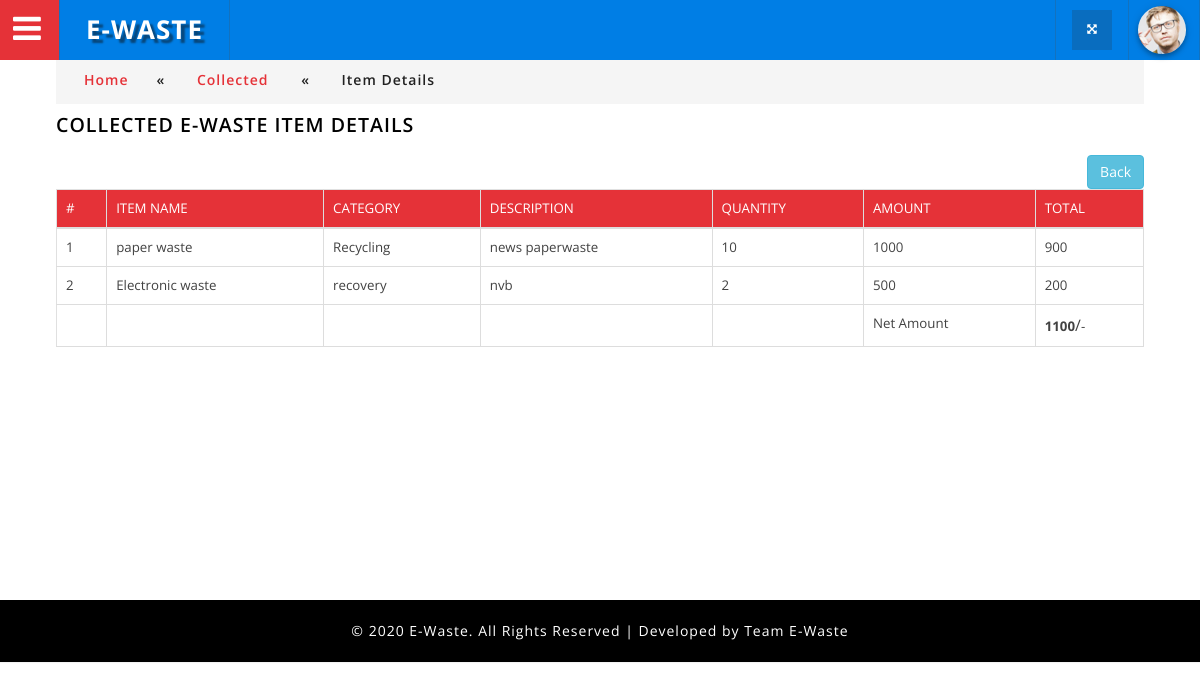
The app's page /Fieldofficer/Fieldofficer/viewitem.php?id=2&type=collected (signed in) with its own data.
### tables this page shows
CREATE TABLE IF NOT EXISTS `request_items` (
`req_item_id` int(11) NOT NULL,
  `req_id` int(11) NOT NULL,
  `item_title` varchar(70) NOT NULL,
  `e_cat_id` int(11) NOT NULL,
  `description` varchar(100) NOT NULL,
  `qty` int(11) NOT NULL,
  `amount` int(11) NOT NULL
);

CREATE TABLE IF NOT EXISTS `ewaste_category` (
`catid` int(11) NOT NULL,
  `catname` varchar(60) NOT NULL,
  `price` varchar(50) NOT NULL
);

### connectionclass.php (called while the page is built, shortened)
<?php
class Connectionclass
{
    public $db = null;
    public function open()
    {
        $dbname = "ewaste";
        $this->db = mysqli_connect("localhost", "root", "", $dbname)
            or die('Error connecting to MySQL server.');
    }
    public function GetTable($qry)
    {
        try {
            $result = mysqli_query($this->db, $qry);
            if ($result) {
                $data = array();
                while ($row = mysqli_fetch_assoc($result)) {
                    $data[] = $row;
                }
                return $data;
            } else {
                throw new Exception(mysqli_error($this->db));
            }
        } catch (Exception $e) {
            return $e->getMessage();
        } finally {
            mysqli_close($this->db);
        }
    }
}
?>

### Fieldofficer/Fieldofficer/viewitem.php (the view)
<?php
require_once('header.php');
$type=$_REQUEST['type'];
$req_id=$_REQUEST['id'];
$wer="select * from request_items i inner join ewaste_category c where i.req_id='$req_id' and i.e_cat_id=c.catid";
$res1=$obj->GetTable($wer);
?>
				<div class="inner_content">
						<div class="w3l_agileits_breadcrumbs">
							<div class="w3l_agileits_breadcrumbs_inner">
								<ul>
									<li><a href="index.php">Home</a><span>«</span></li>
									<li>
			<?php
              if($type=='expired')
              {
                $tu='Expired';
              ?>
              <a href="view_expired.php">Expired</a>
              <?php
          }
          elseif($type=='scheduled')
          {
            $tu='Scheduled';
             ?>
              <a href="view_scheduled.php">Scheduled</a>
              <?php
          }
          elseif($type=='collected')
          	{
              $tu='Collected';
             ?>
              <a href="view_collected.php">Collected</a>
              <?php
          }
          ?>
          <span>«</span></li>
									<li>Item Details</li>
								</ul>
							</div>
						</div>
					<div class="inner_content_w3_agile_info two_in" style="margin-top: 0em;">
					   <h3 class="w3_inner_tittle two"><?php echo $tu; ?>  E-Waste Item Details</h3>
						<div class="agile-tables">
											<table class="table table-bordered table-responsive">
              <thead>
                <tr>
                  <th>#</th>
                  <th>Item Name</th>
                  <th>Category</th>
                  <th>Description</th>
                  <th>Quantity</th>
                  <th>Amount</th>
                  <th>Total</th>
                </tr>
              </thead>
              <tbody>
<?php
$i=0;
$amtt=0;
foreach($res1 as $row)
{
  $i++;
  ?>              <tr>
                  <td><?php echo $i; ?></td>
                  <td><?php echo $row['item_title']?></td>
                  <td><?php echo $row['catname']?></td>
                  <td><?php echo $row['description']?></td>
                  <td><?php echo $row['qty']?></td>
                  <td><?php echo $row['price']?></td>
                  <td><?php echo $row['amount'];
                            $amtt=$amtt+$row['amount'];
                  ?></td>
                </tr>
    <?php } ?>
           <tr>
                  <td></td>
                  <td></td>
                  <td></td>
                  <td></td>
                  <td></td>
                  <td>Net Amount</td>
                  <td><b><?php echo $amtt; ?></b><big>/</big>-</td>
                </tr>
              </tbody>
              <?php
              if($type=='expired')
              {
              ?>
              <a href="view_expired.php" class="btn btn-info" style="float: right;">Back</a>
              <?php
          }
          elseif($type=='scheduled')
          {
             ?>
              <a href="view_scheduled.php" class="btn btn-info" style="float: right;">Back</a>
              <?php
          }
          elseif($type=='collected')
          {
             ?>
              <a href="view_collected.php" class="btn btn-info" style="float: right;">Back</a>
              <?php
          }
          ?>
            </table>
								</div>
				    </div>
				</div>
		<?php
		require_once('footer.php');
		?>

### Fieldofficer/Fieldofficer/css/table-style.css (style rules this page uses)
table { background: white; border-collapse: collapse; margin: 1.25em 0 0; width: 100%; }
table tr, table th, table td { border: none; border-bottom: 1px solid #e8e8e8; font-size: .95em; }
table th, table td { padding: 10px 12px; text-align: left; }
table th { background: #e53238; color: #fff; text-transform: uppercase; }
table tr td { background: #f3faff; color: #424242; }
table tr:nth-of-type(2n+2) td { background: #ffffff; }
table { width: 100%; }
.table { margin: 30px 0; border-collapse: collapse; border-spacing: 0; empty-cells: show; border: 1px solid #e0e0e0; }
.table td, .table th { border-left: 1px solid #e0e0e0; border-width: 0 0 0 1px; font-size: inherit; margin: 0; overflow: visible; padding: 0.5em 1em; font-weight: normal; }
.table td:first-child, .table th:first-child { border-left-width: 0; }
.table thead, .table tfoot { background-color: #f05050; color: #fff; text-align: left; vertical-align: bottom; }
.table thead td, .table tfoot td, .table thead th, .table tfoot th { border-color: #fff; }
.table td { background-color: transparent; }

### Fieldofficer/Fieldofficer/css/component.css (style rules this page uses)
*, *:after, *::before { -webkit-box-sizing: border-box; -moz-box-sizing: border-box; box-sizing: border-box; }

### Fieldofficer/Fieldofficer/css/style.css (style rules this page uses)
body { margin:0; padding:0; background:#fff; font-family: 'Open Sans', sans-serif; }
h1,h2,h3,h4,h5,h6 { margin:0; font-family: 'Open Sans', sans-serif; }
ul { margin:0; padding:0; }
p,ul,ol { font-size:14px; }
input[type="submit"],a,.nbs-flexisel-nav-left,.nbs-flexisel-nav-right { transition:.5s ease-in; -webkit-transition:.5s ease-in; -moz-transition:.5s ease-in; -o-transition:.5s ease-in; -ms-transition:.5s ease-in; }
.inner_content { padding: 4em 4em; min-height: 600px; }
h3.w3_inner_tittle.two { color: #000; font-weight: 600; }
h3.w3_inner_tittle { text-transform: uppercase; color: #fff; margin: 0.5em 0 1em 0; font-weight: 800; font-size: 1.4em; letter-spacing:1px; }
.inner_content_w3_agile_info { margin-top:4.5em; }
.inner_content_w3_agile_info.two_in { margin-top: 4em; }
.table > thead > tr > th, .table > tbody > tr > th, .table > tfoot > tr > th, .table > thead > tr > td, .table > tbody > tr > td, .table > tfoot > tr > td { padding: 9px; }
.w3l_agileits_breadcrumbs { padding:1em 0; background:#f5f5f5; }
.w3l_agileits_breadcrumbs ul li { display:inline-block; color:#212121; font-weight:600; font-family: 'Open Sans', sans-serif; letter-spacing:1px; }
.w3l_agileits_breadcrumbs ul li a { color: #e53238; text-decoration:none; font-family: 'Open Sans', sans-serif; }
.w3l_agileits_breadcrumbs ul li span { padding:0 2em; }
.w3l_agileits_breadcrumbs_inner { padding: 0 2em; }

### records on screen
request_items: item_title "paper waste", ewaste_category.catname "Recycling", description "news paperwaste", qty "10", ewaste_category.price "1000", amount "900"
request_items: item_title "Electronic waste", ewaste_category.catname "recovery", description "nvb", qty "2", ewaste_category.price "500", amount "200"

### other values on screen
$tu "COLLECTED"
$amtt "1100"
